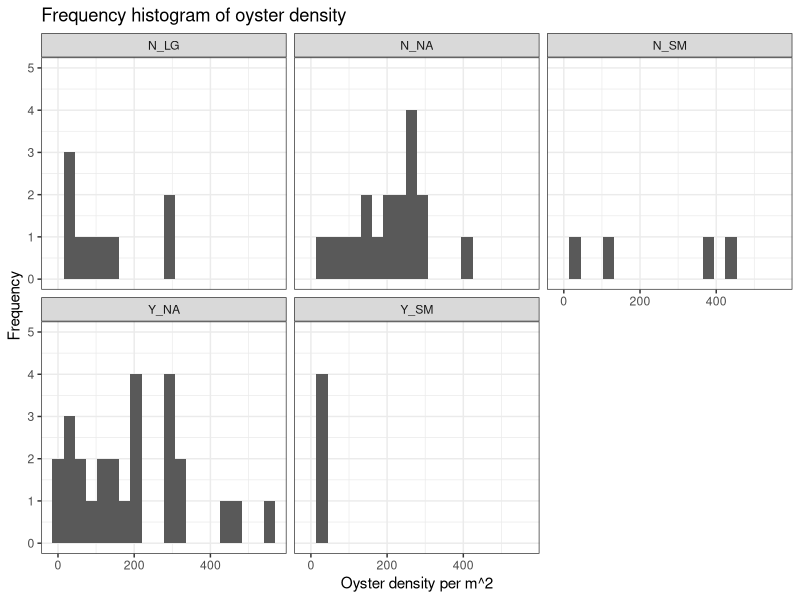
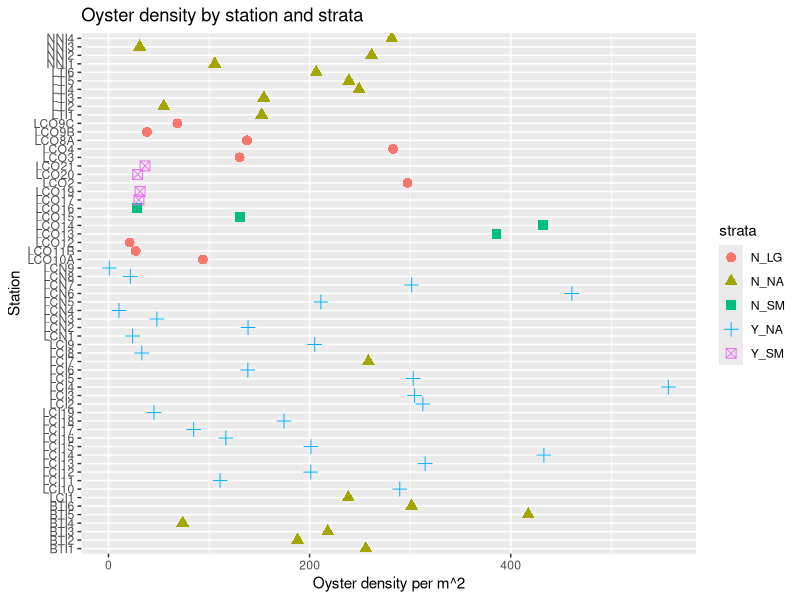
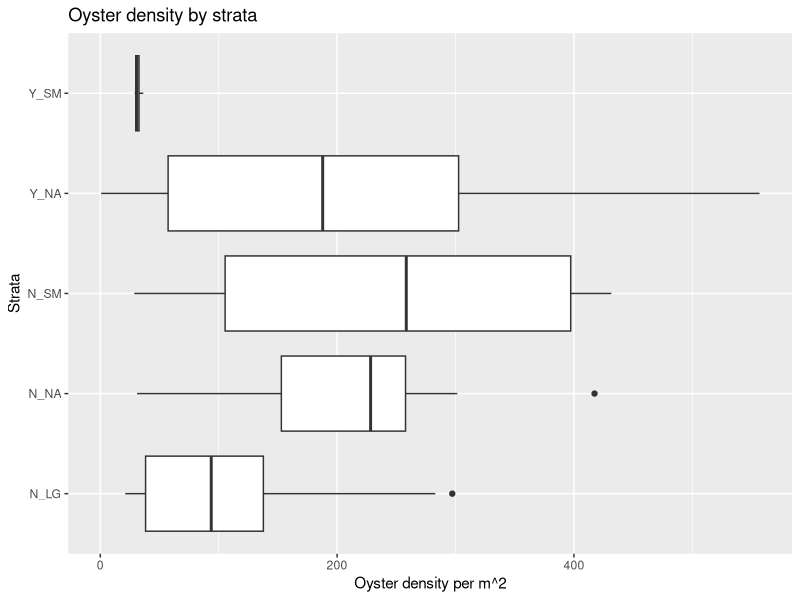

The R source for these figures, in order: (Note: this script raises an error after producing the figures.)
#Feb 5 2019
#this is reading in a data file that has been processed
#including calculating density and assigning the strata used in 2018-2019
#will need to go back and create strata for all the old sites too (non 2018-2019)

library("dplyr")
library("ggplot2")
library("lubridate")
library("viridis")

data1<- read.csv("data/archive/2018_2019_winter_only_transect_data.csv", header= T)


########
#simple density things

#mean density by strata
mean_dens<-data1 %>%
  group_by(strata) %>%
  summarise(mean_density=round(mean(density),2))

#variance density by strata
variance_dens<-data1 %>%
  group_by(strata) %>%
  summarise(variance_density=round(var(density),2))



ggplot(data1, aes(density))+
  labs(title = "Frequency histogram of oyster density")+
  geom_histogram(bins=20)+
  facet_wrap(~strata)+
  theme_bw()+
  ylab("Frequency") +
  xlab ("Oyster density per m^2")+
  ylim(c(0,5))


ggplot(data1, aes(density, station, shape=strata, colour=strata))+
  geom_point(size=3)+
  labs(title = "Oyster density by station and strata")+
  ylab("Station") +
  xlab ("Oyster density per m^2")

ggplot(data1, aes(strata, density))+
  geom_boxplot()+ coord_flip()+
  labs(title = "Oyster density by strata")+
  xlab("Strata") +
  ylab ("Oyster density per m^2")

p


######
#thinking about length of transects
######

#let's go back and take a look at lengths of all transects
#this is looking at max so it looks at the max length, and not the segments, s

hist(data1$tran_length)

ggplot(data1, aes(tran_length))+
  labs(title = "Frequency histogram of transect length for collapsed transects")+
  geom_histogram(bins=20)+
  facet_wrap(~locality)+
  theme_bw()+
  ylab("Frequency") +
  xlab ("Length of collapsed transects")+
  ylim(c(0,15))

# #mean length of each collapsed transect in each strata
# aaa<-dtax %>%
#   group_by(station) %>%
#   summarise(mean_tran_length=mean(tran_length))


#now look at the collapsed lengths, which is the sum of lengths of the collapsed transects,

hist(data1$tran_length)

ggplot(data1, aes(tran_length))+
  labs(title = "Frequency histogram of transect length for collapsed transects")+
  geom_histogram(bins=20)+
  facet_wrap(~strata)+
  theme_bw()+
  ylab("Frequency") +
  xlab ("Length of collapsed transects")+
  ylim(c(0,5))

mean(data1$tran_length)

#summing length of transect sampled by strata
z<-data1 %>%
  group_by(strata) %>%
  summarise(total_tran_length=sum(tran_length))
names(z) <- c("strata","total tran length sampled")
write.table(z,file="data_output/sum_strata.txt", sep = ",", quote = FALSE, col.names = T,row.names=F)


#n collapsed transect sampled by strata
zz<-data1 %>%
  group_by(strata) %>%
  summarise(number_collapsed_trans=n())
write.table(zz,file="data_output/n_tran_strata.txt", sep = ",", quote = FALSE, col.names = T,row.names=F)


#mean length of each collapsed transect in each strata
zzz<-data1 %>%
  group_by(strata) %>%
  summarise(mean_tran_length=round(mean(tran_length),2))
write.table(zzz,file="data_output/mean_tran_length.txt", sep = ",", quote = FALSE, col.names = T,row.names=F)


#mean length of each collapsed transect in each strata
zzzz<-data1 %>%
  group_by(strata) %>%
  summarise(var_tran_length=round(var(tran_length),2))
write.table(zzzz,file="data_output/var_tran_length.txt", sep = ",", quote = FALSE, col.names = T,row.names=F)



mean(data1$tran_length)

